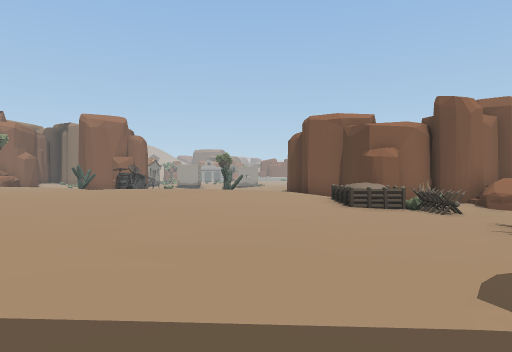
[1] (above)

24 first-person views from a walk through a scene from a Unity 3-D project. The camera is 1.5 m above the floor, looks level and sees 75° across. The floor is counted in squares, 2 m on a side. Each view is taken from the middle of a square. On the plan, view 1 faces up. The plan holds only what a view shows up to about 11 squares ahead; the rest is blank. The place goes on beyond the plan. The player character is not drawn. Door leaves are left out, so doorways stand open. Some surface patterns are stand-ins.

[2]
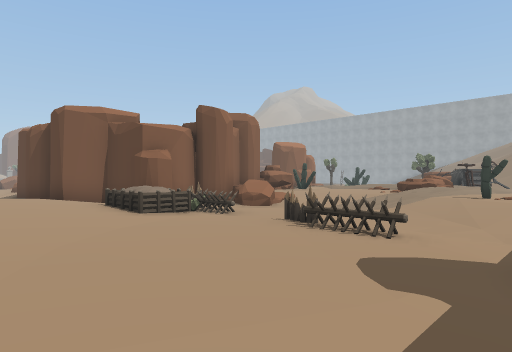

[3]
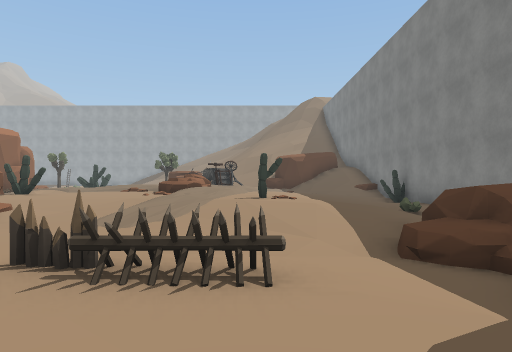

[4]
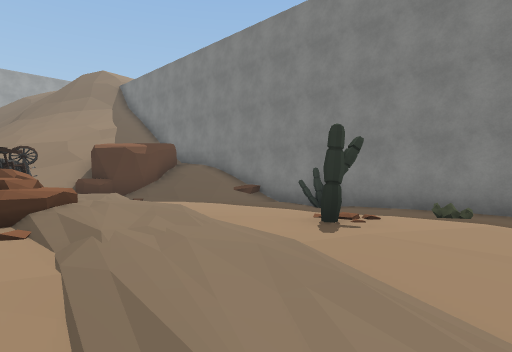

[5]
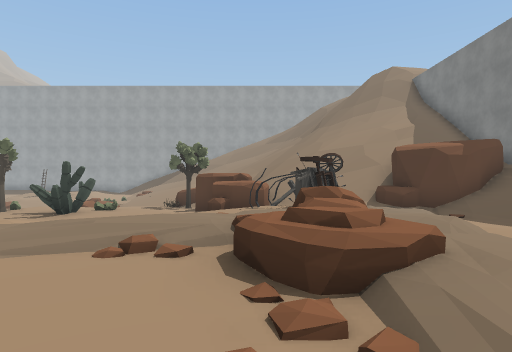

[6]
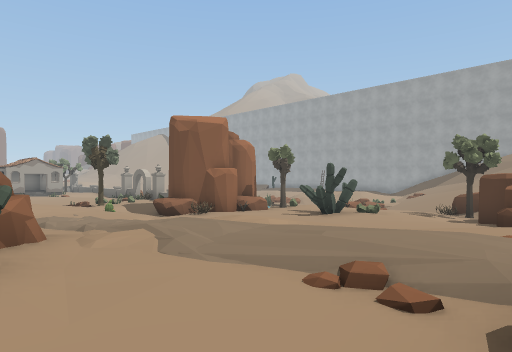

[7]
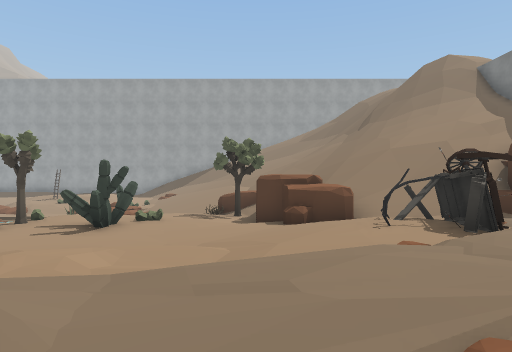

[8]
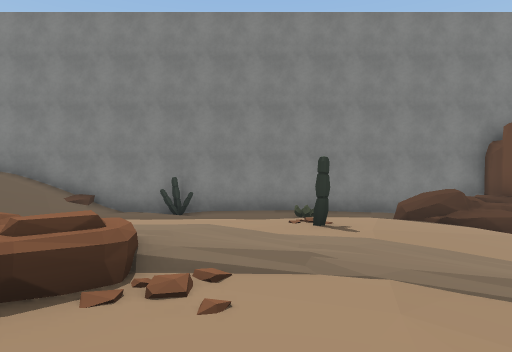

[9]
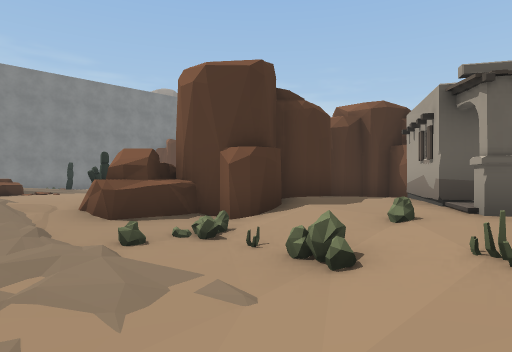

[10]
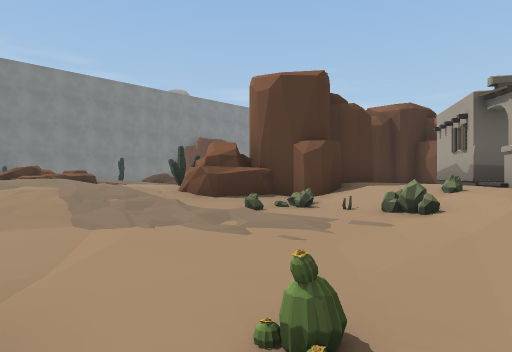

[11]
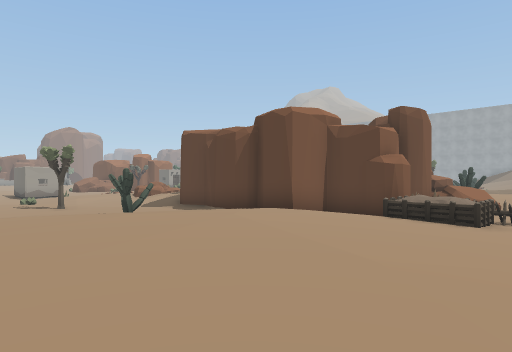

[12]
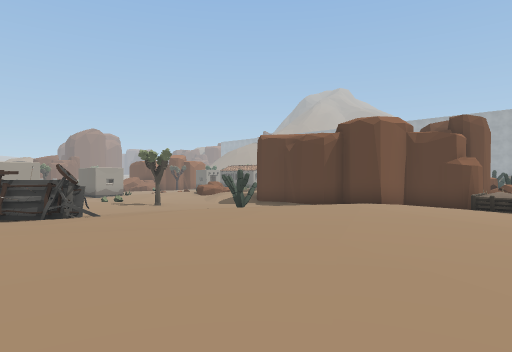

[13]
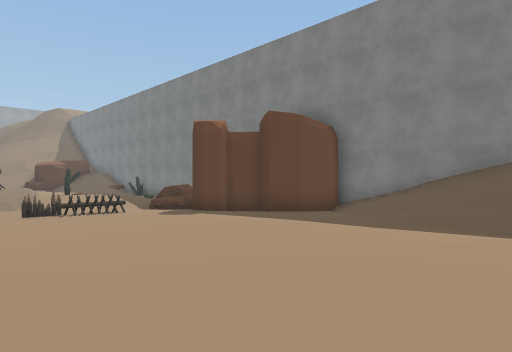

[14]
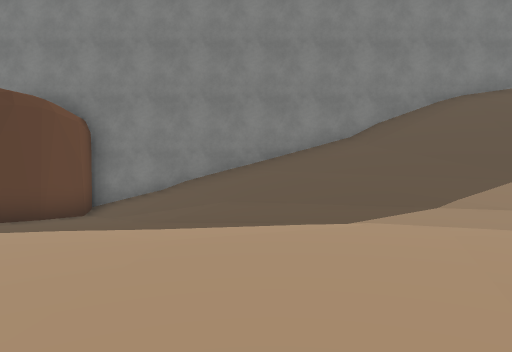

[15]
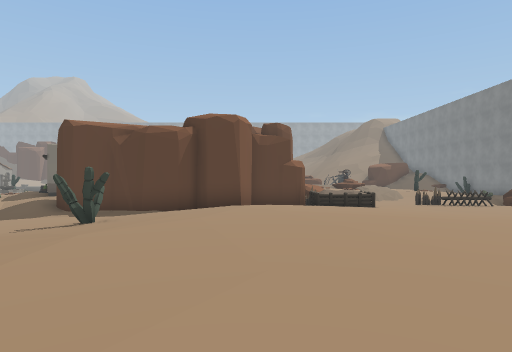

[16]
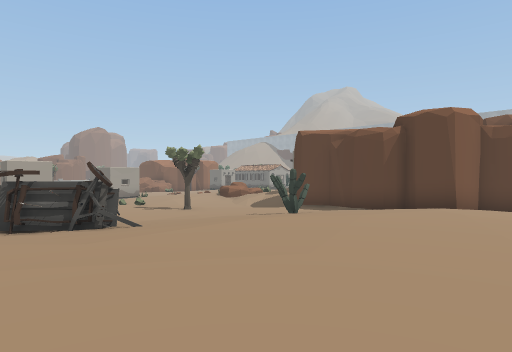

[17]
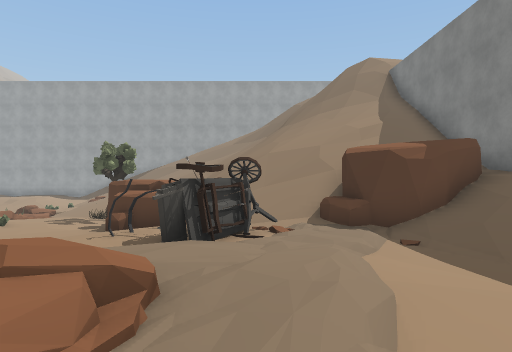

[18]
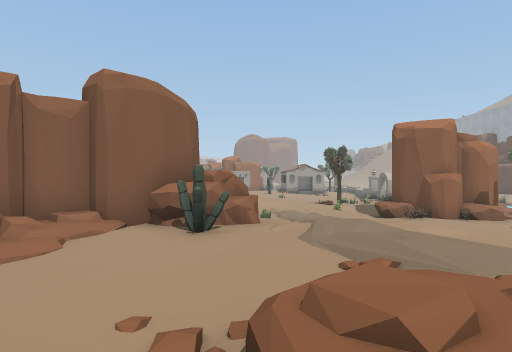

[19]
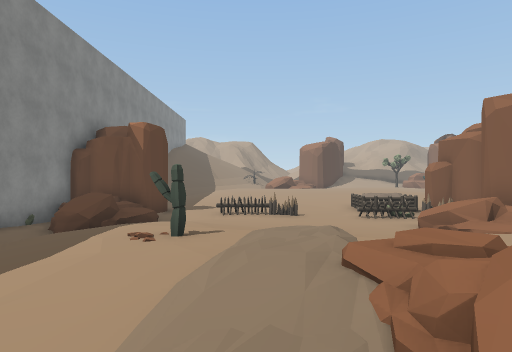

[20]
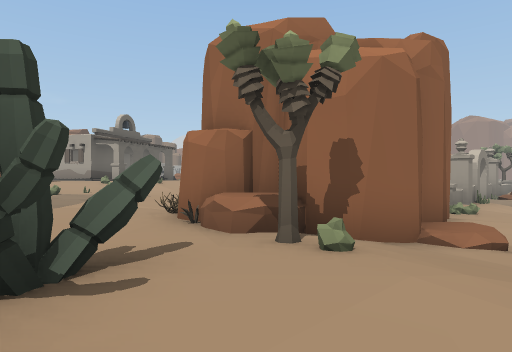

[21]
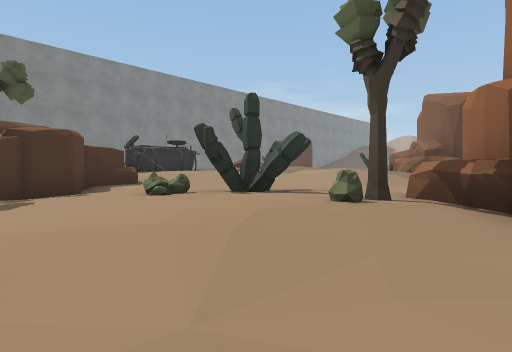

[22]
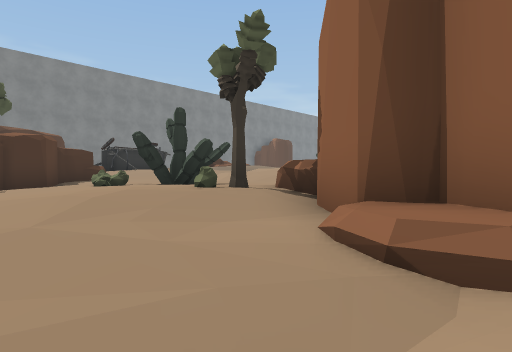

[23]
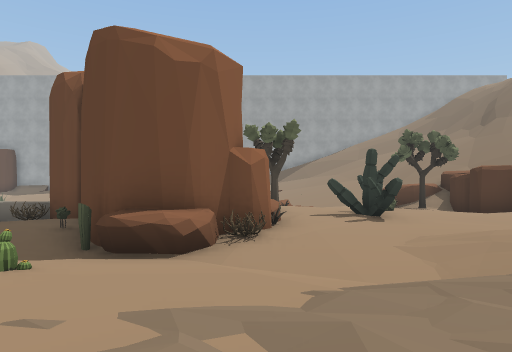

[24]
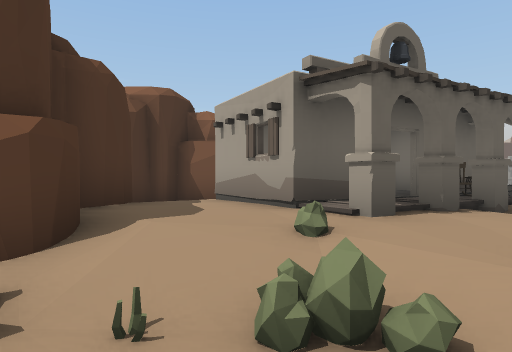

### Floor plan
Key: @ floor where view 1 was taken; # wall or solid block; x gap in a wall; . main floor; : floor 0.5 m higher than the main floor; - floor 0.5 m lower than the main floor; + floor 0.75 m higher than the main floor; _ floor 0.75 m lower than the main floor; * floor 1.25 m higher than the main floor; < floor 1.25 m lower than the main floor; ( floor 1.5 m lower than the main floor; % floor 4 m higher than the main floor; / step, stairs or slope; = window, fence, low wall or low ledge; v drop or lower ground; O other object.
Columns run from 8 left of view 1 to 22 right of it. Each row starts with its distance up from view 1.
 17  OOO......#     #+O::..--O #/<(
 16  OO.......#    ##++/..O-O  O///
 15  .O....O..#  ###++.O...OO###__/
 14  :::::.O..# # ++++O.....OOOO--/
 13 ::::::::..###  #+# ........O.-_
 12 ++::+++:::##   ###OO:.....OO.-_
 11 +++++++++:.#   ##OOO:+:...OO/-_
 10 :+++++++::..# ###OO:+++:....O-_
  9 ::+++++:::OO#O=#::O:++::....--_
  8  :++::::::OOO.==.:++++::....#O#
  7 : +:::::....O....:::++/+:./=# /
  6   +:::::.........::O*+++O:.== /
  5  ::::::.....O...:++///++OO.////
  4 :+:::::.....O...:+++++++OO.////
  3 :::::::.....O...:O:::://:::////
  2 +:::::.........::::::::..:## //
  1 ///:.......#.=..:.......///%///
  0 /////...@###===..O.....////% //
 -1 ///////.## #=#-........///// //
 -2 vvvvvvv##  #=O######O#########x

Positions as (right, up) in squares from view 1, and headings:
1: (0, 0), facing up
2: (-1, 1), facing up-right
3: (1, 3), facing right
4: (7, 6), facing down-right
5: (9, 6), facing right
6: (10, 6), facing up-right
7: (11, 8), facing right
8: (10, 8), facing down
9: (13, 17), facing down-left
10: (15, 17), facing down-left
11: (-5, 6), facing up-right
12: (-8, 7), facing up-right
13: (-6, 7), facing down-right
14: (-5, 7), facing down
15: (-8, 11), facing right
16: (-8, 9), facing up-right
17: (11, 4), facing right
18: (11, 4), facing up
19: (14, 4), facing left
20: (21, 11), facing up-left
21: (22, 15), facing down-left
22: (22, 17), facing down-left
23: (11, 14), facing right
24: (12, 15), facing left
